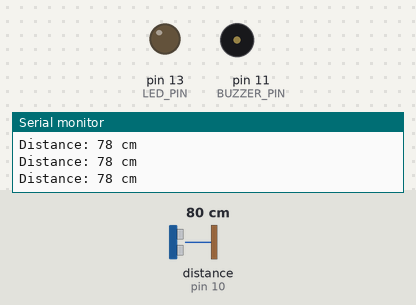
Bench run of a sketch on a simulated Arduino Uno, built with avr-gcc and run on an emulated ATmega328P. On the bench: output pins drawn as LEDs (lit = HIGH), buzzer (waves = sounding), the last lines printed to the serial monitor. Wiring (inferred from the names in the program): ultrasonic range finder: trigger pin 9; echo pin 10. The test bench sets the inputs (shaded band); at power-on: distance to the obstacle (sensor on pin 10) 80 cm. The echo pulse lasts 58.3 µs per cm; pins used as bus, display or sensor lines are not drawn.

Above: at 1.3 s.
1.4 s: distance to the obstacle (sensor on pin 10) set to 23 cm
2.9 s: distance to the obstacle (sensor on pin 10) set to 20 cm
At 4.2 s:
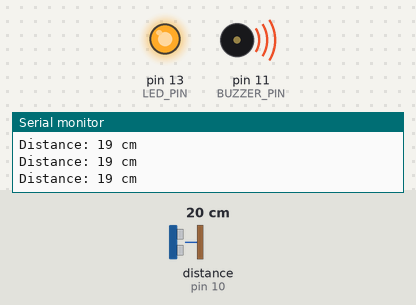
4.5 s: distance to the obstacle (sensor on pin 10) set to 35 cm
At 5.7 s:
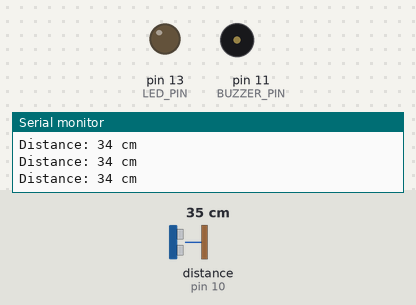
6.0 s: distance to the obstacle (sensor on pin 10) set to 2 cm
At 7.2 s:
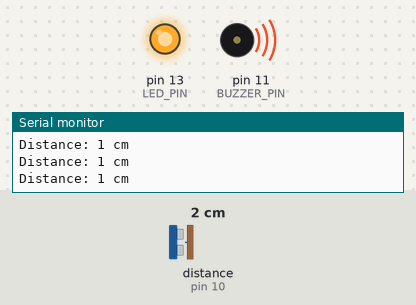
Timing chart, 0 to 8.5 s (numbered marks = the images above; inputs shaded):
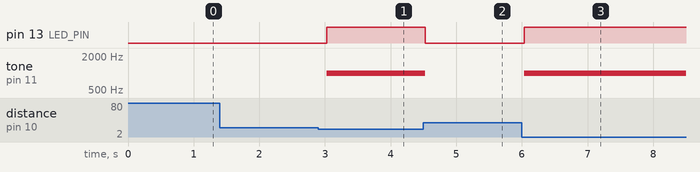

Measured:
- the behaviour switches between 22 and 21 cm on distance to the obstacle (sensor on pin 10) (found by bisection; images 0 and 1)
- after the input at 2.9 s, pin 13 (LED_PIN): LOW → HIGH after 0.12 s; tone on pin 11 (BUZZER_PIN): silent → 1000 Hz after 0.12 s
- after the input at 4.5 s, pin 13 (LED_PIN): HIGH → LOW at once; tone on pin 11 (BUZZER_PIN): 1000 Hz → silent at once
- after the input at 6.0 s, pin 13 (LED_PIN): LOW → HIGH at once; tone on pin 11 (BUZZER_PIN): silent → 1000 Hz at once

The sketch:

Ultrasonic_HC04.ino
```cpp
#define TRIG_PIN 9
#define ECHO_PIN 10
#define LED_PIN 13
#define BUZZER_PIN 11

void setup() {
    pinMode(TRIG_PIN, OUTPUT);
    pinMode(ECHO_PIN, INPUT);
    pinMode(LED_PIN, OUTPUT);
    pinMode(BUZZER_PIN, OUTPUT);
    Serial.begin(9600);
}

void loop() {
    long duration;
    int distance;

    // Trigger the ultrasonic sensor
    digitalWrite(TRIG_PIN, LOW);
    delayMicroseconds(2);
    digitalWrite(TRIG_PIN, HIGH);
    delayMicroseconds(10);
    digitalWrite(TRIG_PIN, LOW);

    // Read the echo time and calculate distance
    duration = pulseIn(ECHO_PIN, HIGH);
    distance = duration * 0.034 / 2;

    Serial.print("Distance: ");
    Serial.print(distance);
    Serial.println(" cm");

    // If an object is detected within 20 cm
    if (distance > 0 && distance <= 20) {
        digitalWrite(LED_PIN, HIGH);
        tone(BUZZER_PIN, 1000);  // Buzzer ON
    } else {
        digitalWrite(LED_PIN, LOW);
        noTone(BUZZER_PIN);  // Buzzer OFF
    }

    delay(500);
}
```
